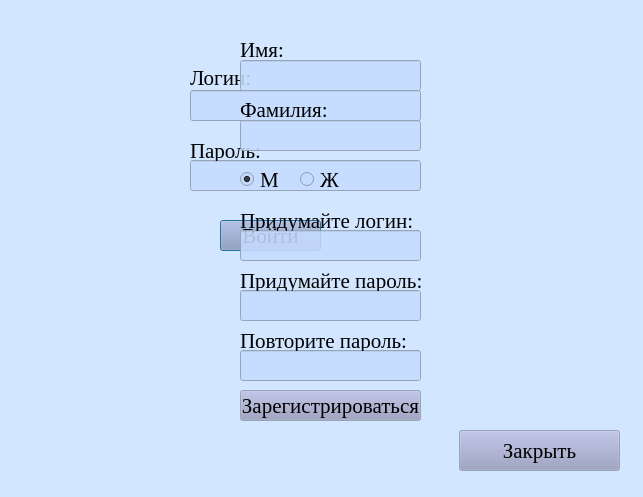
<?xml version="1.0" encoding="UTF-8"?>
<ui version="4.0">
 <class>vhod_register</class>
 <widget class="QDialog" name="vhod_register">
  <property name="geometry">
   <rect>
    <x>0</x>
    <y>0</y>
    <width>643</width>
    <height>497</height>
   </rect>
  </property>
  <property name="palette">
   <palette>
    <active>
     <colorrole role="Button">
      <brush brushstyle="SolidPattern">
       <color alpha="255">
        <red>147</red>
        <green>154</green>
        <blue>190</blue>
       </color>
      </brush>
     </colorrole>
     <colorrole role="Light">
      <brush brushstyle="SolidPattern">
       <color alpha="255">
        <red>255</red>
        <green>255</green>
        <blue>255</blue>
       </color>
      </brush>
     </colorrole>
     <colorrole role="Base">
      <brush brushstyle="SolidPattern">
       <color alpha="222">
        <red>197</red>
        <green>219</green>
        <blue>255</blue>
       </color>
      </brush>
     </colorrole>
     <colorrole role="Window">
      <brush brushstyle="SolidPattern">
       <color alpha="255">
        <red>211</red>
        <green>230</green>
        <blue>255</blue>
       </color>
      </brush>
     </colorrole>
    </active>
    <inactive>
     <colorrole role="Button">
      <brush brushstyle="SolidPattern">
       <color alpha="255">
        <red>147</red>
        <green>154</green>
        <blue>190</blue>
       </color>
      </brush>
     </colorrole>
     <colorrole role="Light">
      <brush brushstyle="SolidPattern">
       <color alpha="255">
        <red>255</red>
        <green>255</green>
        <blue>255</blue>
       </color>
      </brush>
     </colorrole>
     <colorrole role="Base">
      <brush brushstyle="SolidPattern">
       <color alpha="222">
        <red>197</red>
        <green>219</green>
        <blue>255</blue>
       </color>
      </brush>
     </colorrole>
     <colorrole role="Window">
      <brush brushstyle="SolidPattern">
       <color alpha="255">
        <red>211</red>
        <green>230</green>
        <blue>255</blue>
       </color>
      </brush>
     </colorrole>
    </inactive>
    <disabled>
     <colorrole role="Button">
      <brush brushstyle="SolidPattern">
       <color alpha="255">
        <red>147</red>
        <green>154</green>
        <blue>190</blue>
       </color>
      </brush>
     </colorrole>
     <colorrole role="Light">
      <brush brushstyle="SolidPattern">
       <color alpha="255">
        <red>255</red>
        <green>255</green>
        <blue>255</blue>
       </color>
      </brush>
     </colorrole>
     <colorrole role="Base">
      <brush brushstyle="SolidPattern">
       <color alpha="255">
        <red>211</red>
        <green>230</green>
        <blue>255</blue>
       </color>
      </brush>
     </colorrole>
     <colorrole role="Window">
      <brush brushstyle="SolidPattern">
       <color alpha="255">
        <red>211</red>
        <green>230</green>
        <blue>255</blue>
       </color>
      </brush>
     </colorrole>
    </disabled>
   </palette>
  </property>
  <property name="font">
   <font>
    <family>Times New Roman</family>
    <pointsize>16</pointsize>
   </font>
  </property>
  <property name="windowTitle">
   <string>Dialog</string>
  </property>
  <widget class="QLineEdit" name="lineEdit_login">
   <property name="geometry">
    <rect>
     <x>190</x>
     <y>90</y>
     <width>231</width>
     <height>31</height>
    </rect>
   </property>
  </widget>
  <widget class="QLineEdit" name="lineEdit_pwd">
   <property name="geometry">
    <rect>
     <x>190</x>
     <y>160</y>
     <width>231</width>
     <height>31</height>
    </rect>
   </property>
   <property name="echoMode">
    <enum>QLineEdit::Password</enum>
   </property>
  </widget>
  <widget class="QLabel" name="label">
   <property name="geometry">
    <rect>
     <x>190</x>
     <y>70</y>
     <width>231</width>
     <height>16</height>
    </rect>
   </property>
   <property name="text">
    <string>Логин:</string>
   </property>
  </widget>
  <widget class="QLabel" name="label_2">
   <property name="geometry">
    <rect>
     <x>190</x>
     <y>140</y>
     <width>231</width>
     <height>21</height>
    </rect>
   </property>
   <property name="text">
    <string>Пароль:</string>
   </property>
  </widget>
  <widget class="QPushButton" name="pushButton_login">
   <property name="geometry">
    <rect>
     <x>220</x>
     <y>220</y>
     <width>101</width>
     <height>31</height>
    </rect>
   </property>
   <property name="cursor">
    <cursorShape>PointingHandCursor</cursorShape>
   </property>
   <property name="text">
    <string>Войти</string>
   </property>
  </widget>
  <widget class="QPushButton" name="pushButton_close">
   <property name="geometry">
    <rect>
     <x>459</x>
     <y>430</y>
     <width>161</width>
     <height>41</height>
    </rect>
   </property>
   <property name="cursor">
    <cursorShape>PointingHandCursor</cursorShape>
   </property>
   <property name="text">
    <string>Закрыть</string>
   </property>
  </widget>
  <widget class="QLineEdit" name="lineEdit_Name">
   <property name="geometry">
    <rect>
     <x>240</x>
     <y>60</y>
     <width>181</width>
     <height>31</height>
    </rect>
   </property>
   <property name="text">
    <string/>
   </property>
  </widget>
  <widget class="QLineEdit" name="lineEdit_Surname">
   <property name="geometry">
    <rect>
     <x>240</x>
     <y>120</y>
     <width>181</width>
     <height>31</height>
    </rect>
   </property>
  </widget>
  <widget class="QRadioButton" name="radioButton">
   <property name="geometry">
    <rect>
     <x>240</x>
     <y>170</y>
     <width>41</width>
     <height>19</height>
    </rect>
   </property>
   <property name="text">
    <string>М</string>
   </property>
   <property name="checked">
    <bool>true</bool>
   </property>
  </widget>
  <widget class="QRadioButton" name="radioButton_2">
   <property name="geometry">
    <rect>
     <x>300</x>
     <y>170</y>
     <width>61</width>
     <height>19</height>
    </rect>
   </property>
   <property name="text">
    <string>Ж</string>
   </property>
  </widget>
  <widget class="QLabel" name="label_3">
   <property name="geometry">
    <rect>
     <x>240</x>
     <y>40</y>
     <width>51</width>
     <height>20</height>
    </rect>
   </property>
   <property name="text">
    <string>Имя:</string>
   </property>
  </widget>
  <widget class="QLabel" name="label_4">
   <property name="geometry">
    <rect>
     <x>240</x>
     <y>100</y>
     <width>131</width>
     <height>20</height>
    </rect>
   </property>
   <property name="text">
    <string>Фамилия:</string>
   </property>
  </widget>
  <widget class="QLineEdit" name="lineEdit_new_login">
   <property name="geometry">
    <rect>
     <x>240</x>
     <y>230</y>
     <width>181</width>
     <height>31</height>
    </rect>
   </property>
   <property name="maxLength">
    <number>20</number>
   </property>
  </widget>
  <widget class="QLineEdit" name="lineEdit_new_pwd">
   <property name="geometry">
    <rect>
     <x>240</x>
     <y>290</y>
     <width>181</width>
     <height>31</height>
    </rect>
   </property>
   <property name="maxLength">
    <number>10</number>
   </property>
   <property name="echoMode">
    <enum>QLineEdit::Password</enum>
   </property>
  </widget>
  <widget class="QLineEdit" name="lineEdit_new_pwd_2">
   <property name="geometry">
    <rect>
     <x>240</x>
     <y>350</y>
     <width>181</width>
     <height>31</height>
    </rect>
   </property>
   <property name="maxLength">
    <number>10</number>
   </property>
   <property name="echoMode">
    <enum>QLineEdit::Password</enum>
   </property>
  </widget>
  <widget class="QLabel" name="label_5">
   <property name="geometry">
    <rect>
     <x>240</x>
     <y>210</y>
     <width>221</width>
     <height>21</height>
    </rect>
   </property>
   <property name="text">
    <string>Придумайте логин:</string>
   </property>
  </widget>
  <widget class="QLabel" name="label_6">
   <property name="geometry">
    <rect>
     <x>240</x>
     <y>270</y>
     <width>191</width>
     <height>21</height>
    </rect>
   </property>
   <property name="text">
    <string>Придумайте пароль:</string>
   </property>
  </widget>
  <widget class="QLabel" name="label_7">
   <property name="geometry">
    <rect>
     <x>240</x>
     <y>330</y>
     <width>211</width>
     <height>21</height>
    </rect>
   </property>
   <property name="text">
    <string>Повторите пароль:</string>
   </property>
  </widget>
  <widget class="QPushButton" name="pushButton">
   <property name="geometry">
    <rect>
     <x>240</x>
     <y>390</y>
     <width>181</width>
     <height>31</height>
    </rect>
   </property>
   <property name="cursor">
    <cursorShape>PointingHandCursor</cursorShape>
   </property>
   <property name="text">
    <string>Зарегистрироваться</string>
   </property>
  </widget>
 </widget>
 <resources/>
 <connections/>
</ui>
